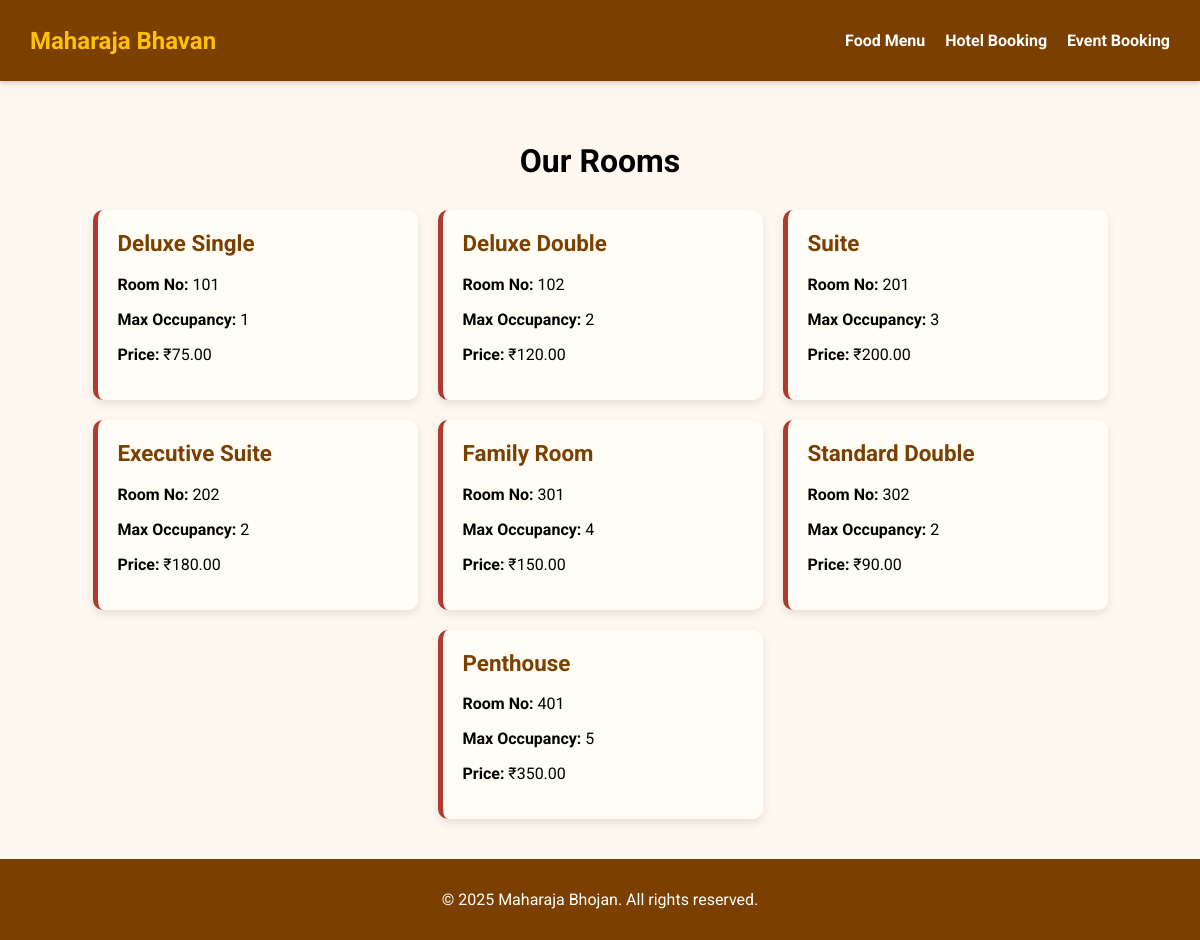
The page /hotel/ on the database its author committed.
### hotel/models.py (models this page shows, shortened)
class Room(models.Model):
    room_number = models.CharField(max_length=10, unique=True)
    room_type = models.CharField(max_length=50)
    room_image = models.ImageField(upload_to='room_images/', blank=True, null=True)
    room_description = models.TextField(blank=True, null=True)
    max_occupancy = models.PositiveIntegerField()
    price = models.DecimalField(max_digits=10, decimal_places=2)
    is_available = models.BooleanField(default=True)

### hotel/views.py (the view)
# urls.py: path('', view=HotelView.rooms, name='rooms'),
    def rooms(request):
        rooms = Room.objects.all()
        context = {
            'rooms': rooms
        }
        return render(request, 'hotel/hotel.html', context)

### hotel/templates/hotel/hotel.html (shortened to what this page needs)
{% extends 'base.html' %}
{% load static %}
{% block content %}
<h1>Our Rooms</h1>
<div class="card-container">
    {% for room in rooms %}
        <div class="card" onclick="location.href=`{% url 'hotel:room_detail' room.id %}`">
            <h2>{{ room.room_type }}</h2>
            <p><strong>Room No:</strong> {{ room.room_number }}</p>
            <p><strong>Max Occupancy:</strong> {{ room.max_occupancy }}</p>
            <p><strong>Price:</strong> ₹{{ room.price }}</p>
        </div>
    {% endfor %}
</div>
{% endblock %}

### static/css/base.css (style rules this page uses)
body { margin: 0; font-family: 'Roboto', sans-serif; background-color: #fff8f0; }
.card-container { display: flex; flex-wrap: wrap; justify-content: center; gap: 20px; margin-top: 30px; }
.card { background-color: #fffdf5; border-radius: 10px; box-shadow: 0 4px 10px rgba(0, 0, 0, 0.1); padding: 20px; width: 280px; text-align: left; transition: transform 0.2s ease-in-out; border-left: 5px solid #b03a2e; }
.card h2 { margin-top: 0; font-size: 1.4rem; color: #7b3f00; }

### rows shown on the page
Room: room_type "Deluxe Single", room_number "101", max_occupancy "1", price "75.00"
Room: room_type "Deluxe Double", room_number "102", max_occupancy "2", price "120.00"
Room: room_type "Suite", room_number "201", max_occupancy "3", price "200.00"
Room: room_type "Executive Suite", room_number "202", max_occupancy "2", price "180.00"
Room: room_type "Family Room", room_number "301", max_occupancy "4", price "150.00"
Room: room_type "Standard Double", room_number "302", max_occupancy "2", price "90.00"
Room: room_type "Penthouse", room_number "401", max_occupancy "5", price "350.00"
